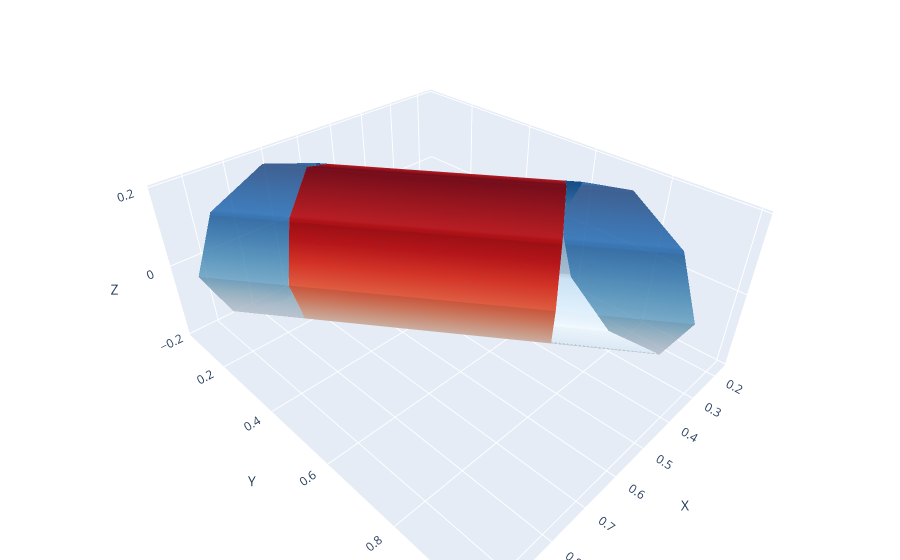

The code cell stored with this chart in its notebook:
### Code cell
fig = surf_coil_0().plot(
    surface_kwargs=dict(opacity=1),
    colormap="Reds",
)
fig_1 = surf_coil_1().plot(
    surface_kwargs=dict(opacity=0.8),
    colormap="Blues",
)
fig.add_traces(fig_1.data)
fig.show()
